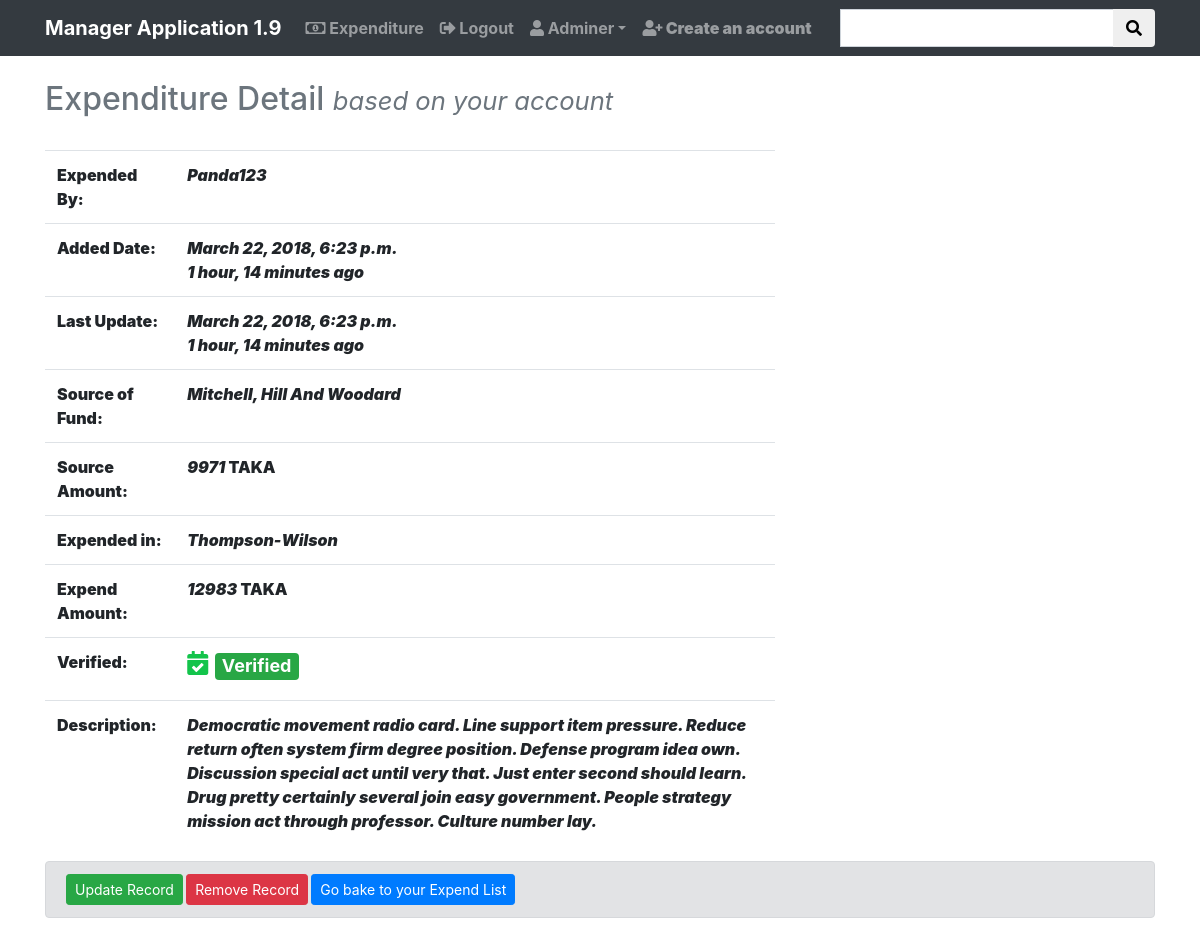
Screenshot of /expenditure//detail/422/ (signed in) with the database file from the repository.
### expend/models.py (models this page shows, shortened)
class Expend(models.Model):
    select = (
        ('yes', 'yes'),
        ('no', 'no')
    )
    by_user = models.CharField(max_length=255, blank=False, unique=False, null=True)
    added_date = models.DateTimeField(auto_now_add=True)
    updated_date = models.DateTimeField(auto_now=True)
    source_fund = models.CharField(max_length=255)
    source_amount = models.PositiveIntegerField()
    expend_in = models.CharField(max_length=255)
    expend_amount = models.PositiveIntegerField()
    description = models.TextField(blank=True)
    verified = models.CharField(choices=select, max_length=255, default='no')

### expend/views.py (the view)
# urls.py: path('/detail/<int:pk>/', login_required(views.ExpendDetailView.as_view()),
class ExpendDetailView(DetailView):
    model = models.Expend
    template_name = 'expend/expend_detail.html'
    context_object_name = 'expend'

### expend/templates/expend/expend_detail.html (shortened to what this page needs)
{% extends 'base.html' %}
{% block content %}
    {% if request.user.is_authenticated and expend.by_user == request.user.username or request.user.is_superuser %}
<div class="container">
    <div class="row">
        <div class="col-lg-8 col-md-6">
            <h2 class="text-muted">Expenditure Detail <small class="d-print-none"><i>based on your account</i></small></h2><br>
                <table class="table">
                    <tr>
                        <td><b>Expended By:</b></td>
                        <td><b><i>{{ expend.by_user|title }}</i></b></td>
                    </tr><tr>
                        <td><b>Added Date:</b></td>
                        <td><b><i>{{ expend.added_date }}<br>{{ expend.added_date|timesince }} ago</i></b></td>
                    </tr><tr>
                        <td><b>Last Update:</b></td>
                        <td><b><i>{{ expend.updated_date }}<br>{{ expend.updated_date|timesince }} ago</i></b></td>
                    </tr><tr>
                        <td><b>Source of Fund:</b></td>
                        <td><b><i>{{ expend.source_fund|title }}</i></b></td>
                    </tr><tr>
                        <td><b>Source Amount:</b></td>
                        <td><b><i>{{ expend.source_amount }}</i> TAKA</b></td>
                    </tr><tr>
                        <td><b>Expended in:</b></td>
                        <td><b><i>{{ expend.expend_in|title }}</i></b></td>
                    </tr><tr>
                        <td><b>Expend Amount:</b></td>
                        <td><b><i>{{ expend.expend_amount }}</i> TAKA</b></td>
                    </tr>
                    <tr>
                        <td><b>Verified:</b></td>
                        <td>{% if expend.verified == 'no' %}<h4><i class="fas fa-times" style="color:#c91218"></i> <span class="badge badge-danger">Not Verified</span></h4>
                            {% else %}<h4><i class="fas fa-calendar-check" style="color:#13c44b"></i> <span class="badge badge-success">Verified</span></h4>{% endif %}</td>
                    </tr><tr>
                        <td><b>Description:</b></td>
                        <td><b><i>{% if expend.description == '' %}No Description{% else %}{{ expend.description }}{% endif %}</i></b></td>
                    </tr>
                </table>
        </div>
    </div>
        {% if request.user.is_authenticated and request.user.is_superuser %}
            <div class="alert alert-secondary d-print-none">
                <a class="btn btn-sm btn-success" href="{% url 'expenditure:expend_update' pk=expend.pk %}">Update Record</a>
                <a class="btn btn-sm btn-danger" href="{% url 'expenditure:expend_delete' pk=expend.pk %}">Remove Record</a>
                <a class="btn btn-sm btn-primary" href="{% url 'expenditure:expend' %}">Go bake to your Expend List</a>
            </div>
</div>
        {% endif %}
    {% else %}
        {% include 'access_denied.html' %}
    {% endif %}
{% endblock %}

### templates/base.html (shortened to what this page needs)
<!DOCTYPE html>
{% load staticfiles %}
<html lang="en">
<head>
    <link rel="stylesheet" href="https://use.fontawesome.com/releases/v5.0.8/css/all.css">
    <link rel="stylesheet" href="https://maxcdn.bootstrapcdn.com/bootstrap/4.0.0/css/bootstrap.min.css">
</head>
<body>
    <nav class="navbar navbar-expand-sm navbar-dark bg-dark">
        <div class="container">
            <a class="navbar-brand" href="{% url 'account:home' %}"><b>Manager Application 1.9</b></a>
            <div class="collapse navbar-collapse" id="navbarNavDropdown">
                <ul class="navbar-nav mr-auto">
                    {% if request.user.is_authenticated %}
                        <li class="nav-item">
                            <b><a class="nav-link" href="{% url 'expenditure:expend' %}"><i class="far fa-money-bill-alt"></i> Expenditure</a></b>
                        </li>
                        <li class="nav-item">
                            <b><a class="nav-link" href="{% url 'account:logout' %}"><i class="fas fa-sign-out-alt"></i> Logout</a></b>
                        </li>
                        <li class="nav-item dropdown">
                            <a  class="nav-link dropdown-toggle" id="navbarDropdownMenuLink" data-toggle="dropdown" aria-haspopup="true" aria-expanded="false" href="#"><b><i class="fas fa-user"></i> {{ request.user.username|title }}<b></a>
                        </li>
                        {% if request.user.is_authenticated and request.user.is_superuser %}
                            <li class="nav-item">
                                <b><a class="nav-link" href="{% url 'account:signup' %}"><i class="fas fa-user-plus"></i> Create an account</a></b>
                            </li>
                        {% endif %}
                    {% else %}
                        <li class="nav-item">
                            <b><a class="nav-link" href="{% url 'account:login' %}">Login</a></b>
                        </li>
                    {% endif %}
                </ul>
                <form method="get" class="form-inline" action="{% url 'expenditure:search' %}">
                    <div class="input-group">
                      <input type="text" class="form-control" name="search" value="{{ query_string }}">
                      <div class="input-group-append">
                        <button class="btn" type="submit"><i class="fas fa-search"></i></button>
                      </div>
                    </div>
                </form>
            </div>
        </div>
    </nav>
{% block header %}
<br/>
{% endblock %}
{% block content %}{% endblock %}
{% block footer %}
<br/>
{% endblock %}
</body>
</html>

### templates/base.html (style rules this page uses)
.form-control { border-radius:0px; }

### rows the page displays
Expend: by_user "Panda123", added_date "March 22, 2018, 6:23 p.m.", added_date "1 hour, 14 minutes", updated_date "March 22, 2018, 6:23 p.m.", updated_date "1 hour, 14 minutes", source_fund "Mitchell, Hill And Woodard", source_amount "9971", expend_in "Thompson-Wilson", expend_amount "12983", description "Democratic movement radio card. Line support item pressure. Reduce return often system firm degree position. Defense program idea own. Discussion special act until very that. Just enter second should learn. Drug pretty certainly several join easy government. People strategy mission act through professor. Culture number lay."

### other values shown
{{ request.user.username|title }} "Adminer"
